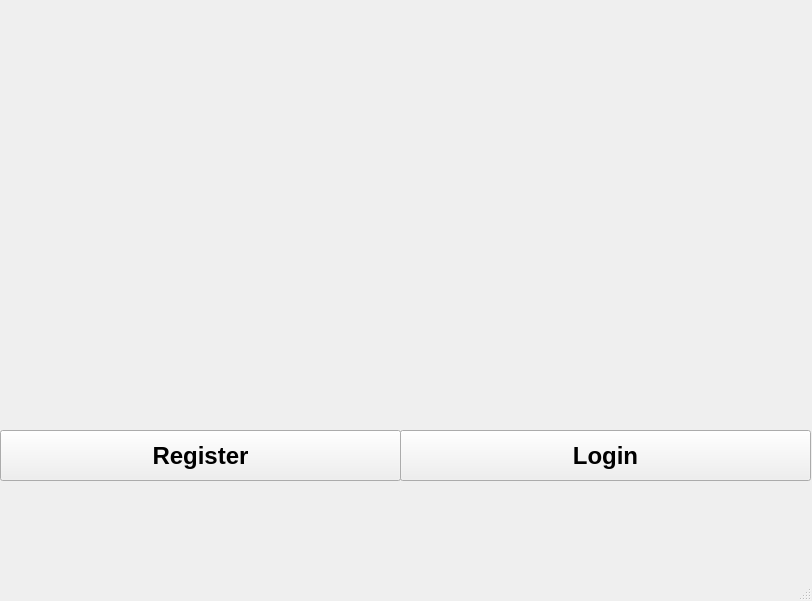
<?xml version="1.0" encoding="UTF-8"?>
<ui version="4.0">
 <class>MainWindow</class>
 <widget class="QMainWindow" name="MainWindow">
  <property name="geometry">
   <rect>
    <x>0</x>
    <y>0</y>
    <width>812</width>
    <height>601</height>
   </rect>
  </property>
  <property name="windowTitle">
   <string>GrowPal</string>
  </property>
  <property name="autoFillBackground">
   <bool>false</bool>
  </property>
  <widget class="QWidget" name="centralwidget">
   <widget class="QLabel" name="label">
    <property name="geometry">
     <rect>
      <x>300</x>
      <y>50</y>
      <width>221</width>
      <height>261</height>
     </rect>
    </property>
    <property name="text">
     <string/>
    </property>
    <property name="pixmap">
     <pixmap>logo.jpg</pixmap>
    </property>
    <property name="scaledContents">
     <bool>false</bool>
    </property>
   </widget>
   <widget class="QPushButton" name="register_button">
    <property name="geometry">
     <rect>
      <x>0</x>
      <y>430</y>
      <width>401</width>
      <height>51</height>
     </rect>
    </property>
    <property name="font">
     <font>
      <pointsize>18</pointsize>
      <weight>75</weight>
      <italic>false</italic>
      <bold>true</bold>
      <underline>false</underline>
     </font>
    </property>
    <property name="text">
     <string>Register</string>
    </property>
   </widget>
   <widget class="QPushButton" name="login_button">
    <property name="geometry">
     <rect>
      <x>400</x>
      <y>430</y>
      <width>411</width>
      <height>51</height>
     </rect>
    </property>
    <property name="font">
     <font>
      <pointsize>18</pointsize>
      <weight>75</weight>
      <bold>true</bold>
     </font>
    </property>
    <property name="text">
     <string>Login</string>
    </property>
   </widget>
  </widget>
  <widget class="QMenuBar" name="menubar">
   <property name="geometry">
    <rect>
     <x>0</x>
     <y>0</y>
     <width>812</width>
     <height>21</height>
    </rect>
   </property>
  </widget>
  <widget class="QStatusBar" name="statusbar"/>
 </widget>
 <resources/>
 <connections/>
</ui>
